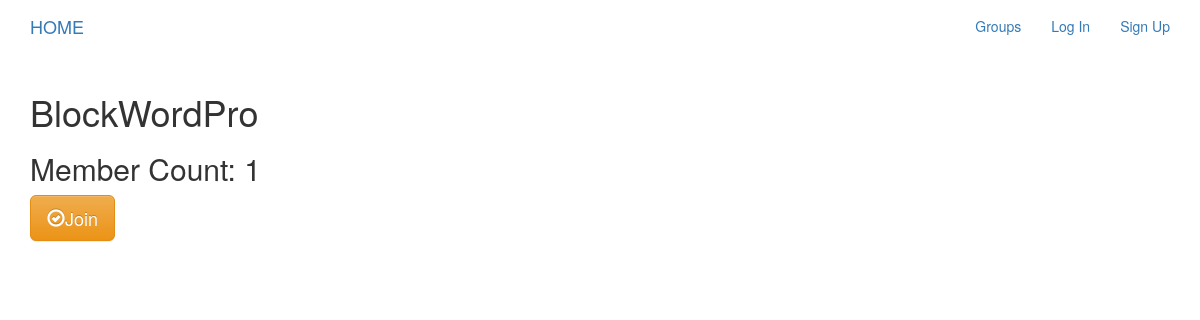
The page /groups/posts/in/blockwordpro/ on the database as committed earlier.
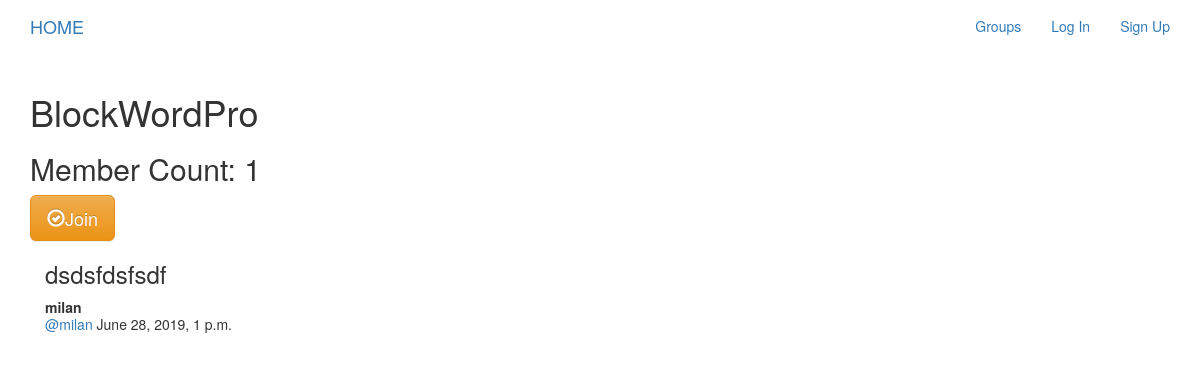
The same page on the database as committed later.
### posts/models.py (models this page shows, shortened)
class Post(models.Model):
    user = models.ForeignKey(User, related_name='posts', on_delete=models.CASCADE)
    created_at = models.DateTimeField(auto_now=True)
    message = models.TextField()
    message_html = models.TextField(editable=False)
    group = models.ForeignKey(Group, related_name='posts', null=True, blank=True, on_delete=models.CASCADE)
    class Meta:
        ordering = ['-created_at']
        unique_together = ['user', 'message']

### groups/views.py (the view)
# urls.py: path('posts/in/<slug>/', views.SingleGroup.as_view(), name='single'),
class SingleGroup(generic.DetailView):
    model = Group

### groups/templates/groups/group_detail.html
{% extends 'groups/group_base.html' %}
{% block pregroup %}
<h1>{{group.name}}</h1>
<h2>Member Count: {{group.members.count}}</h2>
<div class="content">
{% if user in group.members.all %}
  <a href="{% url 'groups:leave' slug=group.slug %}" class="btn btn-lg btn-warning btn-fill"> <span class="glyphicon glyphicon-remove-circle"></span>Leave</a>
  {% else %}
  <a href="{% url 'groups:join' slug=group.slug %}" class="btn btn-lg btn-warning btn-fill"><span class="glyphicon glyphicon-ok-circle"></span>Join</a>
{% endif %}
</div>
{% endblock %}
{% block group_content %}
<div class="col-md-8">
  {% if group.post.count == 0 %}
  <h2>No posts here</h2>
  {% else %}
  {% for post in group.posts.all %}
    {% include 'posts/_post.html'%}
  {% endfor %}
  {% endif %}
</div>
{% endblock %}

### posts/templates/posts/_post.html (shortened to what this page needs)
<div class="post media">
  <h3>{{post.message_html|safe}}</h3>
    <div class="media-body">
    <strong>{{post.user.username}}</strong>
    <h5 class="media-heading">
    <span class="username"> <a href="{% url 'posts:for_user' username=post.user.username%}">@{{post.user.username}}</a> </span>
    <time class="time"> {{post.created_at}}<a href="{% url 'posts:single' username=post.user.username pk=post.pk %}"></a> </time>
    </h5>
  </div>
</div>

Rows that differ between the two databases and show on the page:
added Post: message_html "dsdsfdsfsdf", user.username "milan", created_at "June 28, 2019, 1 p.m."
